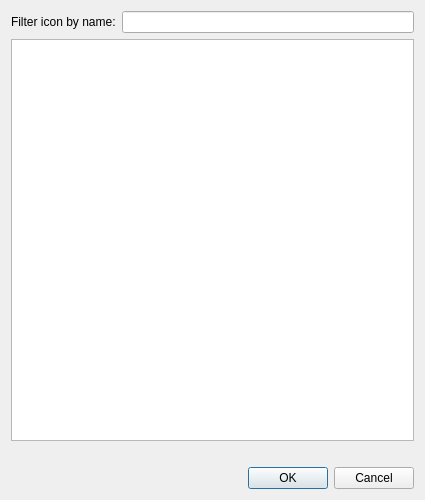
<?xml version="1.0" encoding="UTF-8"?>
<ui version="4.0">
 <class>FontIconDialog</class>
 <widget class="QDialog" name="FontIconDialog">
  <property name="geometry">
   <rect>
    <x>0</x>
    <y>0</y>
    <width>425</width>
    <height>500</height>
   </rect>
  </property>
  <property name="sizePolicy">
   <sizepolicy hsizetype="Preferred" vsizetype="Preferred">
    <horstretch>0</horstretch>
    <verstretch>0</verstretch>
   </sizepolicy>
  </property>
  <property name="minimumSize">
   <size>
    <width>400</width>
    <height>500</height>
   </size>
  </property>
  <property name="windowTitle">
   <string>Select an icon</string>
  </property>
  <property name="modal">
   <bool>true</bool>
  </property>
  <layout class="QVBoxLayout" name="verticalLayout">
   <item>
    <layout class="QHBoxLayout" name="horizontalLayout">
     <item>
      <widget class="QLabel" name="label">
       <property name="text">
        <string>Filter icon by name:</string>
       </property>
      </widget>
     </item>
     <item>
      <widget class="QLineEdit" name="iconNameFilterLineEdit">
       <property name="toolTip">
        <string>Enter a regular expressionto filter the icon names</string>
       </property>
      </widget>
     </item>
    </layout>
   </item>
   <item>
    <widget class="QListWidget" name="iconListWidget"/>
   </item>
   <item>
    <widget class="QLabel" name="iconsCreditLabel">
     <property name="textFormat">
      <enum>Qt::AutoText</enum>
     </property>
     <property name="scaledContents">
      <bool>false</bool>
     </property>
     <property name="margin">
      <number>0</number>
     </property>
     <property name="openExternalLinks">
      <bool>false</bool>
     </property>
    </widget>
   </item>
   <item>
    <widget class="QDialogButtonBox" name="buttonBox">
     <property name="orientation">
      <enum>Qt::Horizontal</enum>
     </property>
     <property name="standardButtons">
      <set>QDialogButtonBox::Cancel|QDialogButtonBox::Ok</set>
     </property>
    </widget>
   </item>
  </layout>
 </widget>
 <resources/>
 <connections>
  <connection>
   <sender>buttonBox</sender>
   <signal>accepted()</signal>
   <receiver>FontIconDialog</receiver>
   <slot>accept()</slot>
   <hints>
    <hint type="sourcelabel">
     <x>248</x>
     <y>254</y>
    </hint>
    <hint type="destinationlabel">
     <x>157</x>
     <y>274</y>
    </hint>
   </hints>
  </connection>
  <connection>
   <sender>buttonBox</sender>
   <signal>rejected()</signal>
   <receiver>FontIconDialog</receiver>
   <slot>reject()</slot>
   <hints>
    <hint type="sourcelabel">
     <x>316</x>
     <y>260</y>
    </hint>
    <hint type="destinationlabel">
     <x>286</x>
     <y>274</y>
    </hint>
   </hints>
  </connection>
  <connection>
   <sender>iconListWidget</sender>
   <signal>itemDoubleClicked(QListWidgetItem*)</signal>
   <receiver>FontIconDialog</receiver>
   <slot>accept()</slot>
   <hints>
    <hint type="sourcelabel">
     <x>212</x>
     <y>208</y>
    </hint>
    <hint type="destinationlabel">
     <x>212</x>
     <y>249</y>
    </hint>
   </hints>
  </connection>
 </connections>
</ui>
